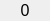
<?xml version="1.0" encoding="UTF-8"?>
<ui version="4.0">
 <class>MValueLabel</class>
 <widget class="QWidget" name="MValueLabel">
  <property name="geometry">
   <rect>
    <x>0</x>
    <y>0</y>
    <width>50</width>
    <height>18</height>
   </rect>
  </property>
  <property name="windowTitle">
   <string>Form</string>
  </property>
  <layout class="QHBoxLayout" name="horizontalLayout">
   <property name="spacing">
    <number>0</number>
   </property>
   <property name="leftMargin">
    <number>0</number>
   </property>
   <property name="topMargin">
    <number>1</number>
   </property>
   <property name="rightMargin">
    <number>0</number>
   </property>
   <property name="bottomMargin">
    <number>1</number>
   </property>
   <item>
    <widget class="QLabel" name="valueLabel">
     <property name="font">
      <font>
       <pointsize>12</pointsize>
      </font>
     </property>
     <property name="text">
      <string>0</string>
     </property>
     <property name="alignment">
      <set>Qt::AlignCenter</set>
     </property>
    </widget>
   </item>
  </layout>
 </widget>
 <resources/>
 <connections/>
</ui>
